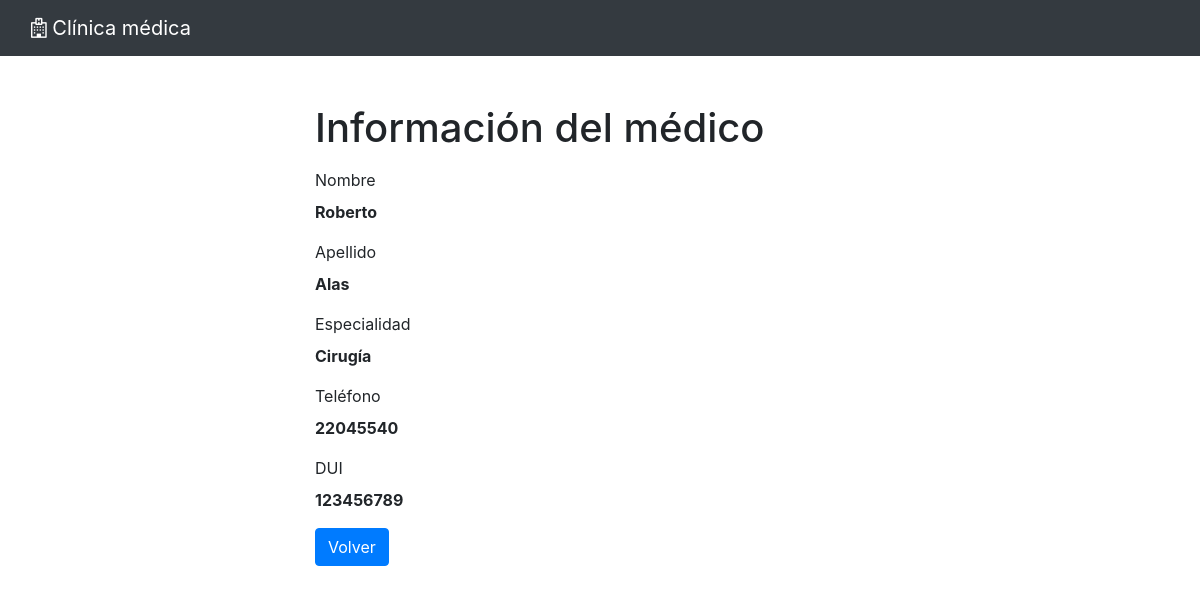
Screenshot of /medicos/read.php?id=1 with the database file from the repository.
### tables this page shows
CREATE TABLE `medicos` (
  `id` int(11) NOT NULL,
  `nombre` varchar(50) NOT NULL,
  `apellido` varchar(50) NOT NULL,
  `dui` varchar(9) NOT NULL,
  `telefono` varchar(8) DEFAULT NULL,
  `especialidad` varchar(20) DEFAULT NULL,
  `farmacia_id` int(11) DEFAULT NULL
);

### medicos/read.php (the view, shortened to what this page needs)
<?php
require_once "../config.php";
if (isset($_GET["id"]) && !empty(trim($_GET["id"]))) {
    $sql = "SELECT * FROM medicos WHERE id = ?";
    if ($stmt = mysqli_prepare($link, $sql)) {
        mysqli_stmt_bind_param($stmt, "i", $param_id);
        if (mysqli_stmt_execute($stmt)) {
            $result = mysqli_stmt_get_result($stmt);
            if (mysqli_num_rows($result) == 1) {
                $row = mysqli_fetch_array($result, MYSQLI_ASSOC);
                $name = $row["nombre"];
                $lastName = $row["apellido"];
                $dui = $row["dui"];
                $phone = $row["telefono"];
                $speciality = $row["especialidad"];
            } else {
                header("location: error.php");
                exit();
            }
        } else {
            echo "Hubo un error al obtener la información del médico.";
        }
    }
} else {
    header("location: error.php");
    exit();
}
?>
<!DOCTYPE html>
<html lang="en">
<head>
    <link rel="stylesheet" href="https://stackpath.bootstrapcdn.com/bootstrap/4.5.2/css/bootstrap.min.css">
    <link rel="stylesheet" href="https://maxcdn.bootstrapcdn.com/font-awesome/4.7.0/css/font-awesome.min.css">
</head>
<body>
<nav class="navbar navbar-dark bg-dark">
    <div class="container-fluid">
        <a class="navbar-brand" style="color:white"><i class="fa fa-hospital-o"></i> Clínica médica</a>
    </div>
</nav>
<div class="wrapper">
    <div class="container-fluid">
        <div class="row">
            <div class="col-md-12">
                <h1 class="mt-5 mb-3">Información del médico</h1>
                <div class="form-group">
                    <label>Nombre</label>
                    <p><b><?php echo $name ?></b></p>
                </div>
                <div class="form-group">
                    <label>Apellido</label>
                    <p><b><?php echo $lastName ?></b></p>
                </div>
                <div class="form-group">
                    <label>Especialidad</label>
                    <p><b><?php echo $speciality ?></b></p>
                </div>
                <div class="form-group">
                    <label>Teléfono</label>
                    <p><b><?php echo $phone ?></b></p>
                </div>
                <div class="form-group">
                    <label>DUI</label>
                    <p><b><?php echo $dui ?></b></p>
                </div>
                <p><a href="index.php" class="btn btn-primary">Volver</a></p>
            </div>
        </div>
    </div>
</div>
</body>
</html>

### medicos/read.php (style rules this page uses)
.wrapper { width: 600px; margin: 0 auto; }

### rows the page displays
medicos: nombre "Roberto", apellido "Alas", especialidad "Cirugía", telefono "22045540", dui "123456789"
